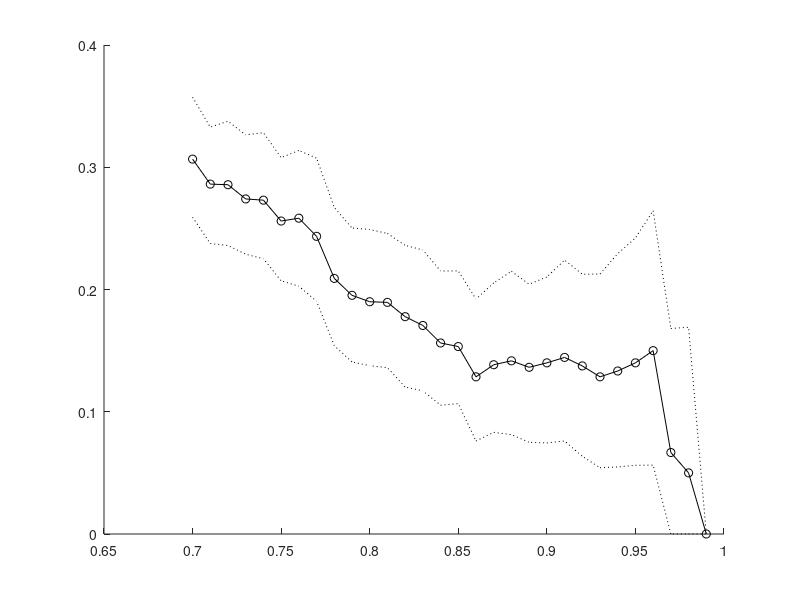

This figure's MATLAB source:
function Chi=pChi(X,NepVct,nBS);
%function Chi=pChi(X,NepVct,nBS);
%
%PhJ 20210811
%
%Estimate chi(u) statistic from a bivariate sample
%
% X      n x 2 bivariate sample
% NepVct p x 1 vector of marginal non-exceedance probabilities at which to evaluate chi(u)
% nBS    1 x 1 number of bootstrap resamples (first is always the original sample)
%
% Chi  nBS x p values of Chi for nBS bootstrap resamples and p thresholds
%
%Basics
% Chi(u)=P(X2>u|X1>u) with X1 and X2 on common marginal scale 
% Chi(inf)=0 => Asymptotic independence
% Chi(inf) in (0,1] => Asymptotic dependence
%
% See http://www.lancs.ac.uk/~jonathan/EKJ11.pdf for basics
% See http://www.lancs.ac.uk/~jonathan/OcnEng10.pdf Section 4 for discussion on asymptotic properties
% of asymmetric logistic and Normal

% Use this if no input
if nargin==0;
    X=randn(1000,2);
    NepVct=(0.7:0.01:0.99)';
    nBS=250;
end;

n=size(X,1);
p=size(NepVct,1);

% Quantiles to use
Thr=quantile(X,NepVct);

Chi=nan(nBS,p);
for iB=1:nBS;
    
    % Always use original data for first bootstrap
    if iB==1;
        tX=X;
    else;
        I=(1:n)';
        tI=randsample(I,n,1);
        tX=X(tI,:);
    end;
    
    % Estimate Chi by counting
    for j=1:p;
        t=tX(:,1)>Thr(j,1);
        tn=sum(t);
        Chi(iB,j)=sum(tX(t,2)>Thr(j,2))/tn;
    end;
end;

if nargin==0;
    hold on;
    plot(NepVct,Chi(1,:)','ko-')
    plot(NepVct,quantile(Chi,0.025),'k:')
    plot(NepVct,quantile(Chi,0.975),'k:')
end;

return;